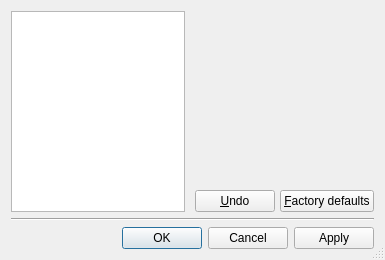
<?xml version="1.0" encoding="UTF-8"?>
<ui version="4.0">
 <class>UIConfigDlg</class>
 <widget class="QDialog" name="UIConfigDlg">
  <property name="geometry">
   <rect>
    <x>0</x>
    <y>0</y>
    <width>385</width>
    <height>260</height>
   </rect>
  </property>
  <property name="windowTitle">
   <string>QtDMM: Preferences</string>
  </property>
  <property name="windowIcon">
   <iconset resource="../resources.qrc">
    <normaloff>:/Symbols/icon.xpm</normaloff>:/Symbols/icon.xpm</iconset>
  </property>
  <property name="sizeGripEnabled">
   <bool>true</bool>
  </property>
  <layout class="QVBoxLayout" name="verticalLayout">
   <item>
    <layout class="QHBoxLayout">
     <property name="spacing">
      <number>10</number>
     </property>
     <property name="margin">
      <number>0</number>
     </property>
     <item>
      <widget class="QListWidget" name="ui_list">
       <property name="sizePolicy">
        <sizepolicy hsizetype="Preferred" vsizetype="Expanding">
         <horstretch>0</horstretch>
         <verstretch>0</verstretch>
        </sizepolicy>
       </property>
      </widget>
     </item>
     <item>
      <layout class="QVBoxLayout">
       <property name="spacing">
        <number>5</number>
       </property>
       <property name="margin">
        <number>0</number>
       </property>
       <item>
        <layout class="QHBoxLayout">
         <property name="spacing">
          <number>5</number>
         </property>
         <property name="margin">
          <number>0</number>
         </property>
         <item>
          <widget class="QLabel" name="ui_helpPixmap">
           <property name="alignment">
            <set>Qt::AlignHCenter|Qt::AlignTop</set>
           </property>
           <property name="wordWrap">
            <bool>false</bool>
           </property>
          </widget>
         </item>
         <item>
          <widget class="QLabel" name="ui_helpText">
           <property name="sizePolicy">
            <sizepolicy hsizetype="MinimumExpanding" vsizetype="Minimum">
             <horstretch>0</horstretch>
             <verstretch>0</verstretch>
            </sizepolicy>
           </property>
           <property name="textFormat">
            <enum>Qt::RichText</enum>
           </property>
           <property name="alignment">
            <set>Qt::AlignLeading|Qt::AlignLeft|Qt::AlignTop</set>
           </property>
           <property name="wordWrap">
            <bool>true</bool>
           </property>
          </widget>
         </item>
        </layout>
       </item>
       <item>
        <widget class="QLabel" name="TextLabel1">
         <property name="minimumSize">
          <size>
           <width>0</width>
           <height>5</height>
          </size>
         </property>
         <property name="maximumSize">
          <size>
           <width>32767</width>
           <height>5</height>
          </size>
         </property>
         <property name="wordWrap">
          <bool>false</bool>
         </property>
        </widget>
       </item>
       <item>
        <widget class="QStackedWidget" name="ui_stack">
         <property name="sizePolicy">
          <sizepolicy hsizetype="Expanding" vsizetype="Expanding">
           <horstretch>0</horstretch>
           <verstretch>0</verstretch>
          </sizepolicy>
         </property>
        </widget>
       </item>
       <item>
        <layout class="QHBoxLayout">
         <property name="spacing">
          <number>5</number>
         </property>
         <property name="margin">
          <number>0</number>
         </property>
         <item>
          <widget class="QPushButton" name="ui_undo">
           <property name="text">
            <string>&amp;Undo</string>
           </property>
           <property name="autoDefault">
            <bool>false</bool>
           </property>
          </widget>
         </item>
         <item>
          <spacer name="Spacer45">
           <property name="orientation">
            <enum>Qt::Horizontal</enum>
           </property>
           <property name="sizeType">
            <enum>QSizePolicy::Expanding</enum>
           </property>
           <property name="sizeHint" stdset="0">
            <size>
             <width>20</width>
             <height>20</height>
            </size>
           </property>
          </spacer>
         </item>
         <item>
          <widget class="QPushButton" name="ui_factoryDefaults">
           <property name="text">
            <string>&amp;Factory defaults</string>
           </property>
           <property name="autoDefault">
            <bool>false</bool>
           </property>
          </widget>
         </item>
        </layout>
       </item>
      </layout>
     </item>
    </layout>
   </item>
   <item>
    <widget class="Line" name="Line7">
     <property name="frameShape">
      <enum>QFrame::HLine</enum>
     </property>
     <property name="frameShadow">
      <enum>QFrame::Sunken</enum>
     </property>
    </widget>
   </item>
   <item>
    <layout class="QHBoxLayout" name="horizontalLayout">
     <item>
      <spacer name="Spacer61">
       <property name="orientation">
        <enum>Qt::Horizontal</enum>
       </property>
       <property name="sizeType">
        <enum>QSizePolicy::Expanding</enum>
       </property>
       <property name="sizeHint" stdset="0">
        <size>
         <width>20</width>
         <height>20</height>
        </size>
       </property>
      </spacer>
     </item>
     <item>
      <widget class="QDialogButtonBox" name="ui_buttonBox">
       <property name="standardButtons">
        <set>QDialogButtonBox::Apply|QDialogButtonBox::Cancel|QDialogButtonBox::Ok</set>
       </property>
      </widget>
     </item>
    </layout>
   </item>
  </layout>
 </widget>
 <layoutdefault spacing="6" margin="11"/>
 <tabstops>
  <tabstop>ui_list</tabstop>
  <tabstop>ui_undo</tabstop>
  <tabstop>ui_factoryDefaults</tabstop>
 </tabstops>
 <resources>
  <include location="../resources.qrc"/>
 </resources>
 <connections/>
</ui>
